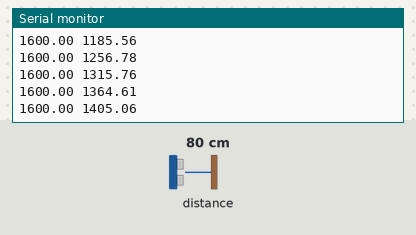
This sketch was run on a simulated ESP32. Shown: the last lines printed to the serial monitor. Inputs (shaded band) come from the test bench; at power-on: distance to the obstacle 80 cm.

Above: at 1.2 s.
1.3 s: distance to the obstacle set to 2 cm
At 1.33 s:
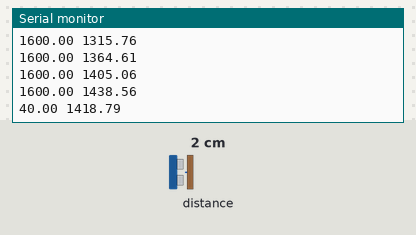
2.8 s: distance to the obstacle set to 4 cm
At 2.83 s:
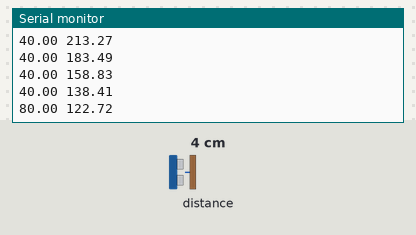
Timing chart, 0 to 5.8 s (numbered marks = the images above; inputs shaded):
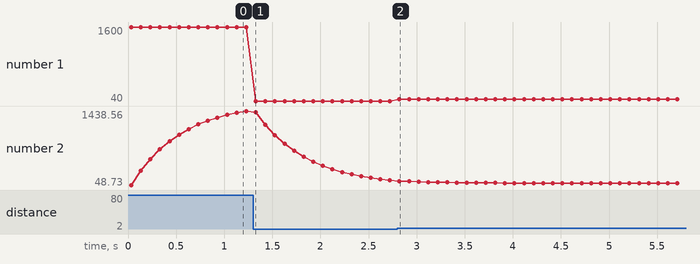

Measured:
- after the input at 1.3 s, the serial monitor: prints a new line at once (image 1)
- after the input at 2.8 s, the serial monitor: prints a new line at once (image 2)
- plotted number 1: 1600 → 40 after the input at 1.3 s, 40 → 80 after the input at 2.8 s
- plotted number 2: 1438.56 → 138.41 after the input at 1.3 s, 138.41 → 80 after the input at 2.8 s

The sketch:

esp32_filter_test.ino
```cpp
#include "Adafruit_VL53L0X.h"

Adafruit_VL53L0X lox = Adafruit_VL53L0X();

float xn1 = 0;
float yn1 = 0;
int k = 0;

void setup() {
  Serial.begin(115200);

  if (!lox.begin()) {
    while (1);
  }

  lox.startRangeContinuous();
}


void loop() {

  if (lox.isRangeComplete()) {
    float  xn = lox.readRange();

    float yn = 0.93908194 * yn1 + 0.03045903 * xn + 0.03045903 * xn1;

    xn1 = xn;
    yn1 = yn;

    if (k % 3 == 0) {
      // Output
      Serial.print(2 * xn);
      Serial.print(" ");
      Serial.println(2 * yn);
    }
    k = k + 1;

  }


}
```
